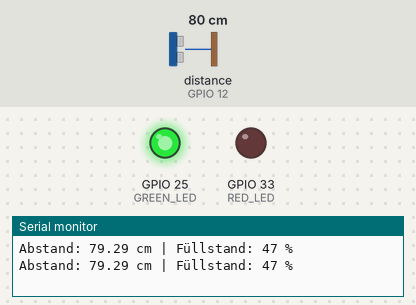
Bench run of a sketch on a simulated ESP32. Parts: output pins drawn as LEDs (lit = HIGH), the last lines printed to the serial monitor. Wiring (inferred from the names in the program): ultrasonic range finder: trigger GPIO 13; echo GPIO 12. The inputs (shaded band) are chosen by the test bench; at power-on: distance to the obstacle (sensor on GPIO 12) 80 cm. The echo pulse lasts 58.3 µs per cm; pins used as bus, display or sensor lines are not drawn.

Above: at 1.8 s.
1.9 s: distance to the obstacle (sensor on GPIO 12) set to 72 cm
At 2.4 s:
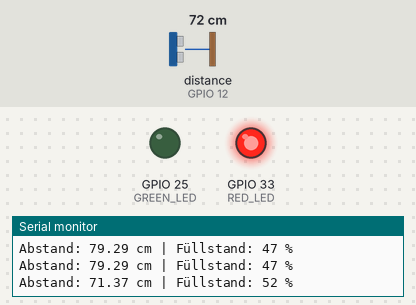
3.5 s: distance to the obstacle (sensor on GPIO 12) set to 120 cm
At 4.4 s:
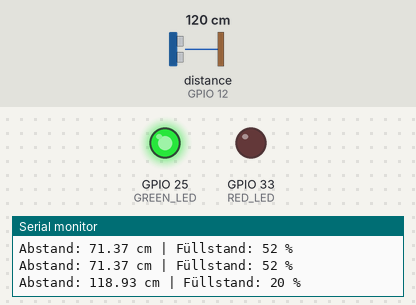
5.5 s: distance to the obstacle (sensor on GPIO 12) set to 2 cm
At 7.4 s:
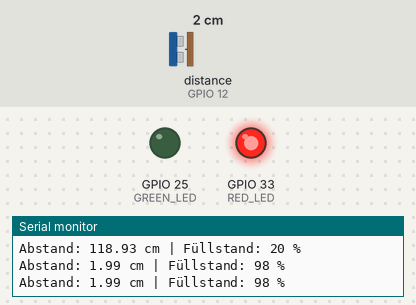
Timing chart, 0 to 8.9 s (numbered marks = the images above; inputs shaded):
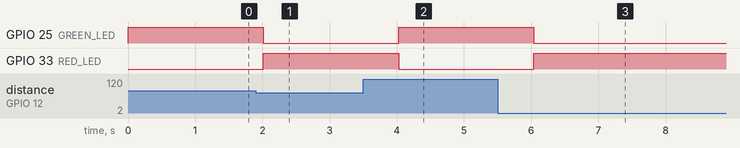

Measured:
- the behaviour switches between 76 and 75 cm on distance to the obstacle (sensor on GPIO 12) (found by bisection; images 0 and 1)
- after the input at 1.9 s, GPIO 25 (GREEN_LED): HIGH → LOW after 0.12 s; GPIO 33 (RED_LED): LOW → HIGH after 0.12 s
- after the input at 3.5 s, GPIO 25 (GREEN_LED): LOW → HIGH after 0.53 s; GPIO 33 (RED_LED): HIGH → LOW after 0.53 s
- after the input at 5.5 s, GPIO 25 (GREEN_LED): HIGH → LOW after 0.54 s; GPIO 33 (RED_LED): LOW → HIGH after 0.54 s

The sketch:

Arduino_Code.ino
```cpp
#define TRIG_PIN 13
#define ECHO_PIN 12
#define GREEN_LED 25
#define RED_LED 33
#define BIN_HEIGHT_CM 150.0
void setup() {
  Serial.begin(9600);
  pinMode(TRIG_PIN, OUTPUT);
  pinMode(ECHO_PIN, INPUT);
  pinMode(GREEN_LED, OUTPUT);
  pinMode(RED_LED, OUTPUT);
}
void loop() {
  // Ultraschall senden
  digitalWrite(TRIG_PIN, LOW);
  delayMicroseconds(2);
  digitalWrite(TRIG_PIN, HIGH);
  delayMicroseconds(10);
  digitalWrite(TRIG_PIN, LOW);

  // Echo-Zeit messen
  long duration = pulseIn(ECHO_PIN, HIGH, 30000);
  float distance = duration * 0.034 / 2;
  // Füllstand in Prozent berechnen
  float fillLevel = BIN_HEIGHT_CM - distance;
  if (fillLevel < 0) fillLevel = 0;
  if (fillLevel > BIN_HEIGHT_CM) fillLevel = BIN_HEIGHT_CM;
  int percent = (fillLevel / BIN_HEIGHT_CM) * 100;

  // Ausgabe
  Serial.print("Abstand: ");
  Serial.print(distance);
  Serial.print(" cm | Füllstand: ");
  Serial.print(percent);
  Serial.println(" %");
  // LED steuern
  if (percent >= 50) {
    digitalWrite(GREEN_LED, LOW);
    digitalWrite(RED_LED, HIGH);
  } else {
    digitalWrite(GREEN_LED, HIGH);
    digitalWrite(RED_LED, LOW);
  }
  delay(1000);
}
```
